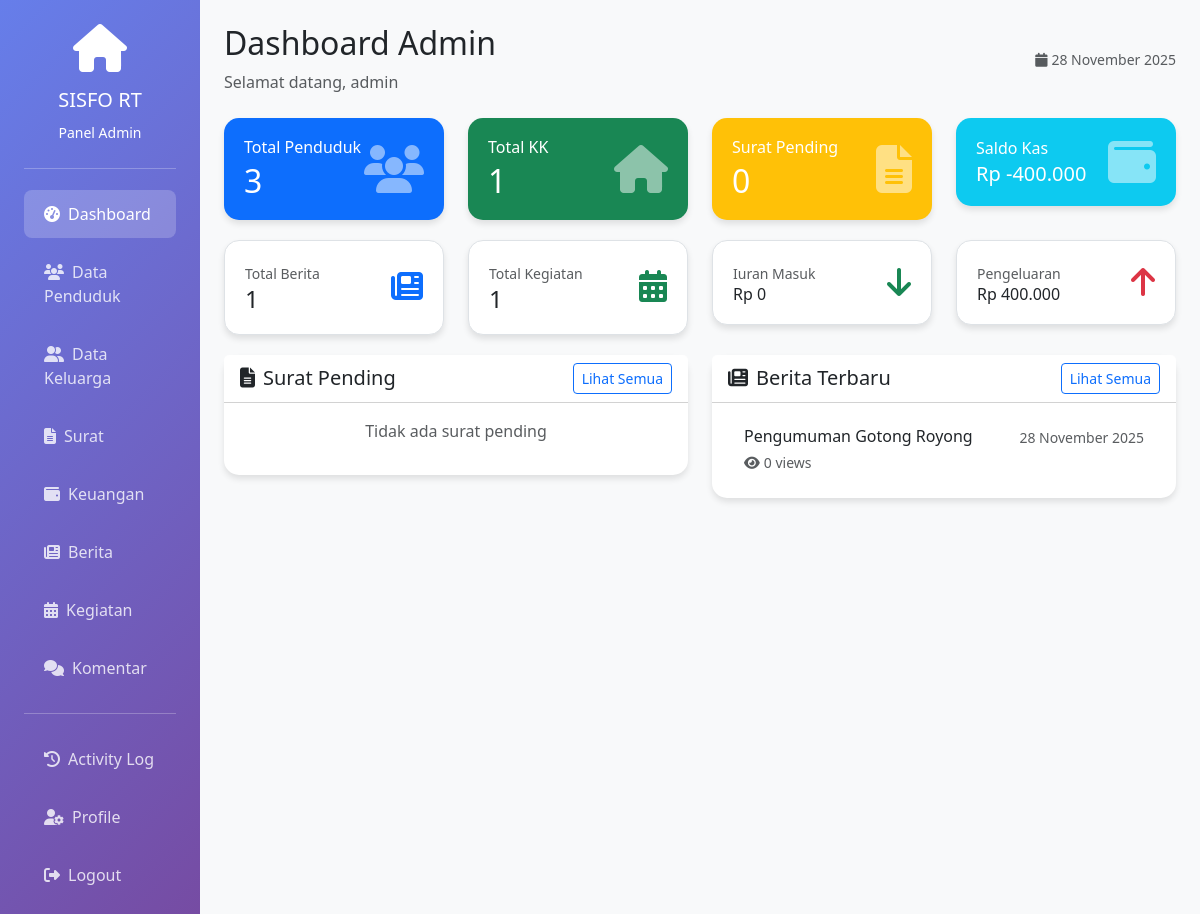
Page /admin/dashboard.php (signed in) on the committed database.
### tables this page shows
CREATE TABLE users (
    id_user INT PRIMARY KEY AUTO_INCREMENT,
    username VARCHAR(50) UNIQUE NOT NULL,
    password VARCHAR(255) NOT NULL,
    role ENUM('admin', 'warga', 'bendahara') NOT NULL,
    is_active TINYINT(1) DEFAULT 1,
    created_at TIMESTAMP DEFAULT CURRENT_TIMESTAMP,
    updated_at TIMESTAMP DEFAULT CURRENT_TIMESTAMP ON UPDATE CURRENT_TIMESTAMP
);

CREATE TABLE berita (
    id_berita INT PRIMARY KEY AUTO_INCREMENT,
    judul VARCHAR(200) NOT NULL,
    konten TEXT NOT NULL,
    gambar VARCHAR(255),
    id_user INT NOT NULL,
    views INT DEFAULT 0,
    created_at TIMESTAMP DEFAULT CURRENT_TIMESTAMP,
    updated_at TIMESTAMP DEFAULT CURRENT_TIMESTAMP ON UPDATE CURRENT_TIMESTAMP,
    FOREIGN KEY (id_user) REFERENCES users(id_user) ON DELETE CASCADE
);

### includes/functions.php (called while the page is built, shortened)
<?php
function isLoggedIn() {
    return isset($_SESSION['user_id']);
}
function getCurrentUser() {
    global $conn;
    $user_id = $_SESSION['user_id'];
    $query = "SELECT * FROM users WHERE id_user = ?";
    $stmt = $conn->prepare($query);
    $stmt->bind_param("i", $user_id);
    $stmt->execute();
    $result = $stmt->get_result();
    return $result->fetch_assoc();
}
function e($string) {
    return htmlspecialchars($string, ENT_QUOTES, 'UTF-8');
}
function formatRupiah($angka) {
    return "Rp " . number_format($angka, 0, ',', '.');
}
function formatTanggal($tanggal) {
    $bulan = [
        1 => 'Januari', 'Februari', 'Maret', 'April', 'Mei', 'Juni',
        'Juli', 'Agustus', 'September', 'Oktober', 'November', 'Desember'
    ];
    $split = explode('-', date('Y-m-d', strtotime($tanggal)));
    return $split[2] . ' ' . $bulan[(int)$split[1]] . ' ' . $split[0];
}
?>

### admin/dashboard.php (the view, shortened to what this page needs)
<?php
require_once '../includes/db_connect.php';
require_once '../includes/functions.php';
require_once '../includes/middleware.php';
$user = getCurrentUser();
$stats = [];
$query = "SELECT COUNT(*) as total FROM warga";
$stats['total_penduduk'] = $conn->query($query)->fetch_assoc()['total'];
$query = "SELECT COUNT(DISTINCT no_kk) as total FROM warga";
$stats['total_kk'] = $conn->query($query)->fetch_assoc()['total'];
$query = "SELECT COUNT(*) as total FROM surat WHERE status = 'pending'";
$stats['surat_pending'] = $conn->query($query)->fetch_assoc()['total'];
$query = "SELECT COUNT(*) as total FROM berita";
$stats['total_berita'] = $conn->query($query)->fetch_assoc()['total'];
$query = "SELECT COUNT(*) as total FROM kegiatan";
$stats['total_kegiatan'] = $conn->query($query)->fetch_assoc()['total'];
$query = "SELECT COALESCE(SUM(ip.nominal), 0) as total
          FROM iuran_pembayaran ipb
          JOIN iuran_posting ip ON ipb.id_iuran_posting = ip.id_iuran_posting
          WHERE ipb.status = 'valid'";
$stats['total_iuran_masuk'] = $conn->query($query)->fetch_assoc()['total'];
$query = "SELECT COALESCE(SUM(nominal), 0) as total FROM pengeluaran";
$stats['total_pengeluaran'] = $conn->query($query)->fetch_assoc()['total'];
$stats['saldo_kas'] = $stats['total_iuran_masuk'] - $stats['total_pengeluaran'];
$query = "SELECT s.*, w.nama_lengkap, w.no_telepon
          FROM surat s
          JOIN warga w ON s.id_warga = w.id_warga
          WHERE s.status = 'pending'
          ORDER BY s.created_at DESC
          LIMIT 5";
$surat_pending = $conn->query($query);
$query = "SELECT * FROM berita ORDER BY created_at DESC LIMIT 5";
$berita_list = $conn->query($query);
?>
<!DOCTYPE html>
<html lang="id">
<head>
    <link href="https://cdn.jsdelivr.net/npm/bootstrap@5.3.0/dist/css/bootstrap.min.css" rel="stylesheet">
    <link href="https://cdnjs.cloudflare.com/ajax/libs/font-awesome/6.4.0/css/all.min.css" rel="stylesheet">
</head>
<body>
    <div class="container-fluid">
        <div class="row">
            <div class="col-md-3 col-lg-2 sidebar p-4">
                <div class="text-center mb-4">
                    <div class="mb-3">
                        <i class="fas fa-home fa-3x"></i>
                    </div>
                    <h5>SISFO RT</h5>
                    <small>Panel Admin</small>
                </div>
                <hr class="bg-white">
                <nav class="nav flex-column">
                    <a class="nav-link active" href="dashboard.php">
                        <i class="fas fa-tachometer-alt me-2"></i>Dashboard
                    </a>
                    <a class="nav-link" href="penduduk.php">
                        <i class="fas fa-users me-2"></i>Data Penduduk
                    </a>
                    <a class="nav-link" href="keluarga.php">
                        <i class="fas fa-user-friends me-2"></i>Data Keluarga
                    </a>
                    <a class="nav-link" href="surat.php">
                        <i class="fas fa-file-alt me-2"></i>Surat
                    </a>
                    <a class="nav-link" href="keuangan.php">
                        <i class="fas fa-wallet me-2"></i>Keuangan
                    </a>
                    <a class="nav-link" href="berita.php">
                        <i class="fas fa-newspaper me-2"></i>Berita
                    </a>
                    <a class="nav-link" href="kegiatan.php">
                        <i class="fas fa-calendar-alt me-2"></i>Kegiatan
                    </a>
                    <a class="nav-link" href="komentar.php">
                        <i class="fas fa-comments me-2"></i>Komentar
                    </a>
                    <hr class="bg-white">
                     <a class="nav-link" href="activity_log.php">
                        <i class="fas fa-history me-2"></i>Activity Log
                    </a>
                    <a class="nav-link" href="../profile.php">
                        <i class="fas fa-user-cog me-2"></i>Profile
                    </a>
                    <a class="nav-link" href="../logout.php">
                        <i class="fas fa-sign-out-alt me-2"></i>Logout
                    </a>
                </nav>
            </div>
            <div class="col-md-9 col-lg-10 p-4">
                <div class="d-flex justify-content-between align-items-center mb-4">
                    <div>
                        <h2>Dashboard Admin</h2>
                        <p class="text-muted mb-0">Selamat datang, <?php echo e($user['username']); ?></p>
                    </div>
                    <div class="text-end">
                        <small class="text-muted d-block">
                            <i class="fas fa-calendar me-1"></i><?php echo formatTanggal(date('Y-m-d')); ?>
                        </small>
                    </div>
                </div>
                <div class="row">
                    <div class="col-md-3">
                        <div class="stat-card bg-primary text-white">
                            <div class="d-flex justify-content-between align-items-center">
                                <div>
                                    <h6 class="mb-1">Total Penduduk</h6>
                                    <h2 class="mb-0"><?php echo $stats['total_penduduk']; ?></h2>
                                </div>
                                <div>
                                    <i class="fas fa-users fa-3x opacity-50"></i>
                                </div>
                            </div>
                        </div>
                    </div>
                    <div class="col-md-3">
                        <div class="stat-card bg-success text-white">
                            <div class="d-flex justify-content-between align-items-center">
                                <div>
                                    <h6 class="mb-1">Total KK</h6>
                                    <h2 class="mb-0"><?php echo $stats['total_kk']; ?></h2>
                                </div>
                                <div>
                                    <i class="fas fa-home fa-3x opacity-50"></i>
                                </div>
                            </div>
                        </div>
                    </div>
                    <div class="col-md-3">
                        <div class="stat-card bg-warning text-white">
                            <div class="d-flex justify-content-between align-items-center">
                                <div>
                                    <h6 class="mb-1">Surat Pending</h6>
                                    <h2 class="mb-0"><?php echo $stats['surat_pending']; ?></h2>
                                </div>
                                <div>
                                    <i class="fas fa-file-alt fa-3x opacity-50"></i>
                                </div>
                            </div>
                        </div>
                    </div>
                    <div class="col-md-3">
                        <div class="stat-card bg-info text-white">
                            <div class="d-flex justify-content-between align-items-center">
                                <div>
                                    <h6 class="mb-1">Saldo Kas</h6>
                                    <h5 class="mb-0"><?php echo formatRupiah($stats['saldo_kas']); ?></h5>
                                </div>
                                <div>
                                    <i class="fas fa-wallet fa-3x opacity-50"></i>
                                </div>
                            </div>
                        </div>
                    </div>
                </div>
                <div class="row">
                    <div class="col-md-3">
                        <div class="stat-card bg-white border">
                            <div class="d-flex justify-content-between align-items-center">
                                <div>
                                    <small class="text-muted">Total Berita</small>
                                    <h4 class="mb-0"><?php echo $stats['total_berita']; ?></h4>
                                </div>
                                <div>
                                    <i class="fas fa-newspaper fa-2x text-primary"></i>
                                </div>
                            </div>
                        </div>
                    </div>
                    <div class="col-md-3">
                        <div class="stat-card bg-white border">
                            <div class="d-flex justify-content-between align-items-center">
                                <div>
                                    <small class="text-muted">Total Kegiatan</small>
                                    <h4 class="mb-0"><?php echo $stats['total_kegiatan']; ?></h4>
                                </div>
                                <div>
                                    <i class="fas fa-calendar-alt fa-2x text-success"></i>
                                </div>
                            </div>
                        </div>
                    </div>
                    <div class="col-md-3">
                        <div class="stat-card bg-white border">
                            <div class="d-flex justify-content-between align-items-center">
                                <div>
                                    <small class="text-muted">Iuran Masuk</small>
                                    <h6 class="mb-0"><?php echo formatRupiah($stats['total_iuran_masuk']); ?></h6>
                                </div>
                                <div>
                                    <i class="fas fa-arrow-down fa-2x text-success"></i>
                                </div>
                            </div>
                        </div>
                    </div>
                    <div class="col-md-3">
                        <div class="stat-card bg-white border">
                            <div class="d-flex justify-content-between align-items-center">
                                <div>
                                    <small class="text-muted">Pengeluaran</small>
                                    <h6 class="mb-0"><?php echo formatRupiah($stats['total_pengeluaran']); ?></h6>
                                </div>
                                <div>
                                    <i class="fas fa-arrow-up fa-2x text-danger"></i>
                                </div>
                            </div>
                        </div>
                    </div>
                </div>
                <div class="row">
                    <div class="col-md-6">
                        <div class="card">
                            <div class="card-header bg-white">
                                <div class="d-flex justify-content-between align-items-center">
                                    <h5 class="mb-0"><i class="fas fa-file-alt me-2"></i>Surat Pending</h5>
                                    <a href="surat.php" class="btn btn-sm btn-outline-primary">Lihat Semua</a>
                                </div>
                            </div>
                            <div class="card-body">
                                <?php if ($surat_pending->num_rows > 0): ?>
                                    <div class="list-group list-group-flush">
                                        <?php while($surat = $surat_pending->fetch_assoc()): ?>
                                            <div class="list-group-item">
                                                <div class="d-flex justify-content-between">
                                                    <div>
                                                        <h6 class="mb-1"><?php echo e($surat['nama_lengkap']); ?></h6>
                                                        <small class="text-muted"><?php echo e($surat['jenis_surat']); ?></small>
                                                    </div>
                                                    <small class="text-muted"><?php echo formatTanggal($surat['created_at']); ?></small>
                                                </div>
                                            </div>
                                        <?php endwhile; ?>
                                    </div>
                                <?php else: ?>
                                    <p class="text-center text-muted">Tidak ada surat pending</p>
                                <?php endif; ?>
                            </div>
                        </div>
                    </div>
                    <div class="col-md-6">
                        <div class="card">
                            <div class="card-header bg-white">
                                <div class="d-flex justify-content-between align-items-center">
                                    <h5 class="mb-0"><i class="fas fa-newspaper me-2"></i>Berita Terbaru</h5>
                                    <a href="berita.php" class="btn btn-sm btn-outline-primary">Lihat Semua</a>
                                </div>
                            </div>
                            <div class="card-body">
                                <?php if ($berita_list->num_rows > 0): ?>
                                    <div class="list-group list-group-flush">
                                        <?php while($berita = $berita_list->fetch_assoc()): ?>
                                            <div class="list-group-item">
                                                <div class="d-flex justify-content-between">
                                                    <div>
                                                        <h6 class="mb-1"><?php echo e($berita['judul']); ?></h6>
                                                        <small class="text-muted"><i class="fas fa-eye me-1"></i><?php echo $berita['views']; ?> views</small>
                                                    </div>
                                                    <small class="text-muted"><?php echo formatTanggal($berita['created_at']); ?></small>
                                                </div>
                                            </div>
                                        <?php endwhile; ?>
                                    </div>
                                <?php else: ?>
                                    <p class="text-center text-muted">Belum ada berita</p>
                                <?php endif; ?>
                            </div>
                        </div>
                    </div>
                </div>
            </div>
        </div>
    </div>
</body>
</html>

### rows in the picture
users: username "admin"
berita: judul "Pengumuman Gotong Royong", views "0", created_at "28 November 2025"

### other values in the picture
$stats['total_penduduk'] "3"
$stats['total_kk'] "1"
$stats['surat_pending'] "0"
formatRupiah($stats['saldo_kas']) "Rp -400.000"
$stats['total_berita'] "1"
$stats['total_kegiatan'] "1"
formatRupiah($stats['total_iuran_masuk']) "Rp 0"
formatRupiah($stats['total_pengeluaran']) "Rp 400.000"
